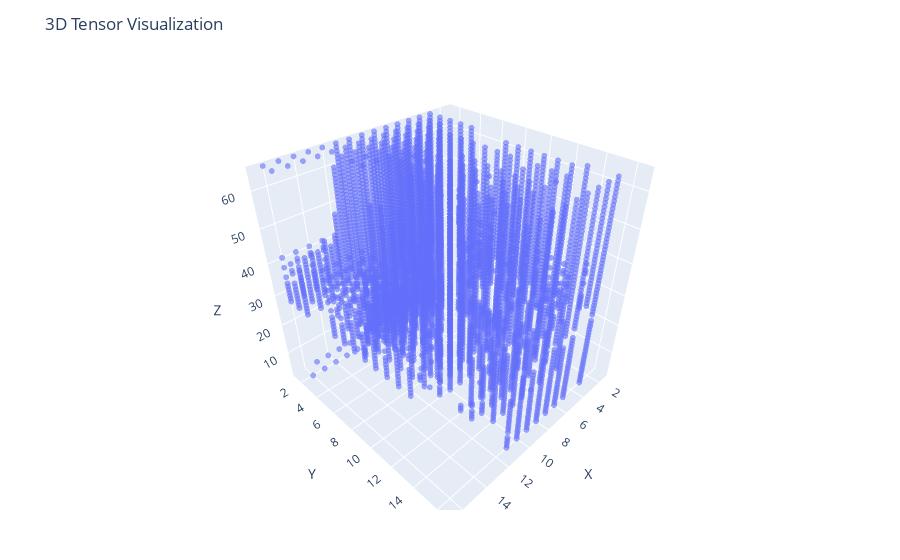

Source (notebook cell):
### Code cell
plotTensor(red_strata.tensor, 0.1)

### Figure 1 — Plotly figure (JSON) as saved in the notebook; plotly's stock layout.template omitted (floating-point values rounded to 4 significant figures; data arrays with more than 128 entries replaced by an {"elided": "..."} marker saying what was removed)
{"data": [{"marker": {"opacity": 0.6, "size": 2}, "mode": "markers", "type": "scatter3d", "x": {"elided": "7222 int values"}, "y": {"elided": "7222 int values"}, "z": {"elided": "7222 int values"}}], "layout": {"margin": {"b": 50, "l": 50, "r": 50, "t": 60}, "scene": {"aspectmode": "cube", "xaxis": {"range": [1, 17], "title": "X"}, "yaxis": {"range": [1, 17], "title": "Y"}, "zaxis": {"range": [1, 66], "title": "Z"}}, "title": "3D Tensor Visualization"}}
